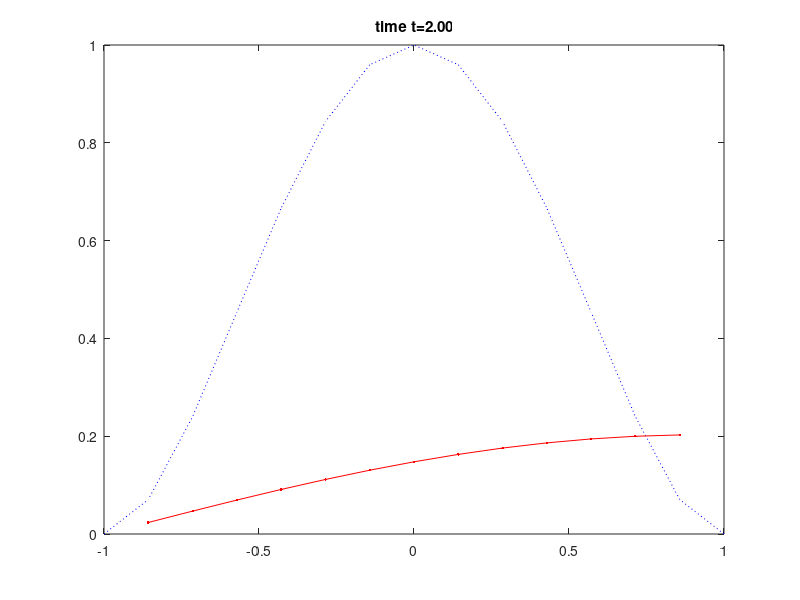

Write the MATLAB code that produced this figure.
function mit18086_fd_heateqn
%MIT18086_FD_HEATEQN
%    Solves the heat equation u_t=u_xx by finite differences.
%    Example uses explicit Euler in time, homogeneous
%    Dirichlet b.c. on the left, and homogeneous Neumann b.c.
%    on the right.

% 02/2007 by Benjamin Seibold
%            http://www-math.mit.edu/~seibold/
% Feel free to modify for teaching and learning.

n = 13;         % number of space gridpoints without boundaries
dt = 1e-2;                                          % time step
tf = 2;                                            % final time
x = linspace(-1,1,n+2)';
xi = x(2:end-1);
h = x(2)-x(1);
disp(sprintf('CFL number: %0.2f',dt/h^2))
u0 = f(x);
u = u0(2:end-1);
I = eye(n);
D = 2*I;
D(end,end) = 1;      % Neumann boundary condition on right side
R = diag(ones(1,n-1),1);
A = (R-D+R')/h^2;
M = I+dt*A ;%I+dt*A;  % change to M = inv(I-dt*A) for implicit time step

for tn = 1:ceil(tf/dt)
   u = M*u;
   clf
   plot(x,u0,'b:',xi,u,'r.-')
   title(sprintf('time t=%0.2f',tn*dt))
   drawnow
end

function y = f(x)
% initial condition function
y = (1-x.^2).^2;